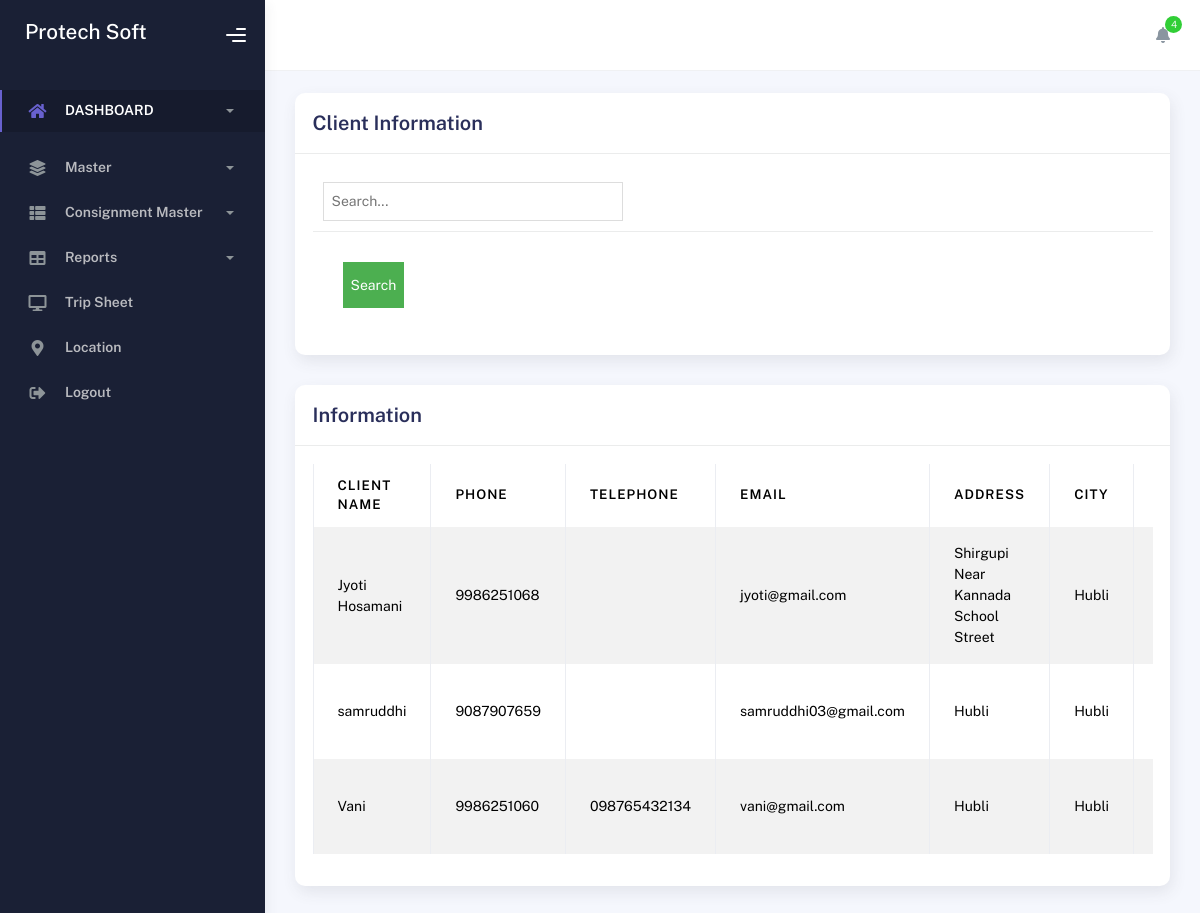
/adminClientView, run on the app's committed database.
### consign_app/models.py (models this page shows)
class Client(models.Model):
    name = models.CharField(max_length=500, null=True)
    mobile = models.CharField(max_length=500, null=True)
    telephone = models.CharField(max_length=500, null=True)
    email = models.CharField(max_length=500, null=True)
    address = models.CharField(max_length=500, null=True)
    city = models.CharField(max_length=500, null=True)
    pincode = models.CharField(max_length=500, null=True)
    pickup = models.CharField(max_length=500, null=True)
    tbb = models.CharField(max_length=500, null=True)
    foc = models.CharField(max_length=500, null=True)
    GST = models.CharField(max_length=500, null=True)
    clientType = models.CharField(max_length=500, null=True)
    thirdParty = models.CharField(max_length=500, null=True)

### consign_app/views.py (the view)
# urls.py: path('adminClientView',views.adminClientView,name='adminClientView'),
def adminClientView(request):
    search_query = request.GET.get('search', '')  # Get the search query from the GET request
    client = Client.objects.filter(
        Q(name__icontains=search_query) |
        Q(mobile__icontains=search_query) |
        Q(email__icontains=search_query) |
        Q(address__icontains=search_query) |
        Q(city__icontains=search_query) |
        Q(GST__icontains=search_query) |
        Q(pickup__icontains=search_query) |
        Q(foc__icontains=search_query) |
        Q(tbb__icontains=search_query)
    ) if search_query else Client.objects.all()  # Default to all records
    return render(request, 'adminClientView.html', {'client': client, 'search_query': search_query})

### consign_app/templates/adminClientView.html (shortened to what this page needs)
{% load static %}
<!DOCTYPE html>
<html lang="en">
<head>
    <link rel="stylesheet" href="{% static 'assets/css/bootstrap.min.css' %}"/>
    <link rel="stylesheet" href="{% static 'assets/css/plugins.min.css' %}"/>
    <link rel="stylesheet" href="{% static 'assets/css/kaiadmin.min.css' %}"/>
    <link rel="stylesheet" href="{% static 'assets/css/demo.css' %}"/>
</head>
<body>
{% include 'index_menu.html' %}
</div>
<div class="container">
    <div class="page-inner">
        <form method="GET" action="{% url 'adminClientView' %}" enctype="multipart/form-data">
            <div class="row">
                <div class="col-md-12">
                    <div class="card">
                        <div class="card-header">
                            <div class="card-title">Client Information</div>
                        </div>
                        <div class="card-body">
                            <div class="row">
                                <div class="col-md-6 col-lg-4">
                                    <div class="form-group">
                                        <input type="text" name="search" value="{{ search_query }}"
                                               placeholder="Search..."
                                               style="padding: 8px; border: 1px solid #ddd; width: 300px;">
                                    </div>
                                </div>
                            </div>
                            <div class="card-action">
                                <button type="submit"
                                        style="padding: 8px; background-color: #4CAF50; color: white; border: none;">
                                    Search
                                </button>
                            </div>
                        </div>
                    </div>
                </div>
            </div>
        </form>
        <div class="row">
            <div class="col-md-12">
                <div class="card">
                    <div class="card-header">
                        <h4 class="card-title">Information</h4>
                    </div>
                    <div class="card-body">
                        <div class="table-responsive">
                            <table
                                    id="basic-datatables"
                                    class="display table table-striped table-hover"
                            >
                                <thead>
                                <tr style="background-color: #f2f2f2;">
                                    <th style="border: 1px solid #ddd; padding: 8px;">Client Name</th>
                                    <th style="border: 1px solid #ddd; padding: 8px;">Phone</th>
                                    <th style="border: 1px solid #ddd; padding: 8px;">Telephone</th>
                                    <th style="border: 1px solid #ddd; padding: 8px;">Email</th>
                                    <th style="border: 1px solid #ddd; padding: 8px;">Address</th>
                                    <th style="border: 1px solid #ddd; padding: 8px;">City</th>
                                    <th style="border: 1px solid #ddd; padding: 8px;">Pincode</th>
                                </tr>
                                </thead>
                                <tbody>
                                {% for c in client %}
                                <tr>
    <td style="border: 1px solid #ddd; padding: 8px;">{{ c.name }}</td>
    <td style="border: 1px solid #ddd; padding: 8px;">{{ c.mobile }}</td>
    <td style="border: 1px solid #ddd; padding: 8px;">{{ c.telephone }}</td>
    <td style="border: 1px solid #ddd; padding: 8px;">{{ c.email }}</td>
    <td style="border: 1px solid #ddd; padding: 8px;">{{ c.address }}</td>
    <td style="border: 1px solid #ddd; padding: 8px;">{{ c.city }}</td>
    <td style="border: 1px solid #ddd; padding: 8px;">{{ c.pincode }}</td>
</tr>
                                {% endfor %}
                                </tbody>
                            </table>
                        </div>
                    </div>
                </div>
            </div>
        </div>
    </div>
</div>
</body>
</html>

### data on the page
Client: name "Jyoti Hosamani", mobile "9986251068", email "jyoti@gmail.com", address "Shirgupi Near Kannada School Street", city "Hubli"
Client: name "samruddhi", mobile "9087907659", email "samruddhi03@gmail.com", address "Hubli", city "Hubli"
Client: name "Vani", mobile "9986251060", telephone "098765432134", email "vani@gmail.com", address "Hubli", city "Hubli"
